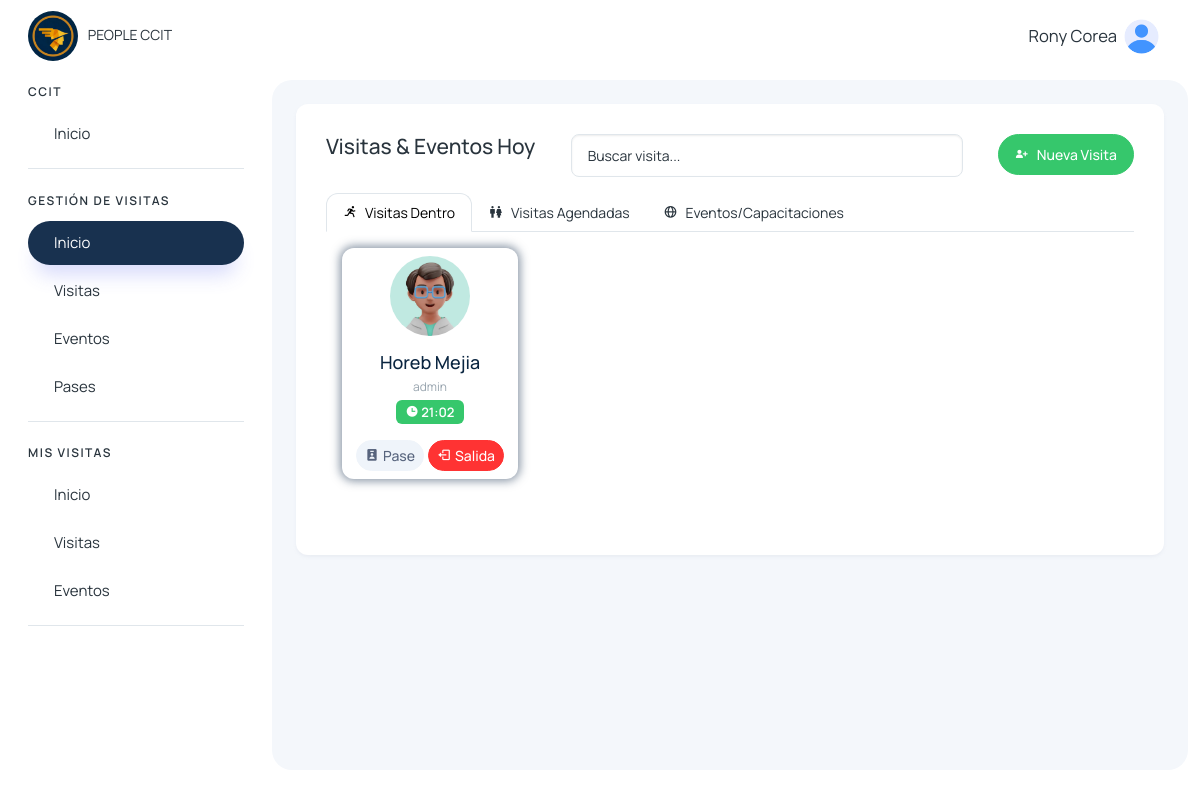
Page /visitas/hoy (signed in) on the committed database.
### visitantes/models.py (models this page shows, shortened)
class Visita(models.Model):
    cod_visita = models.CharField(max_length=50, unique=True)
    visitante = models.CharField(max_length=500)
    motivo = models.TextField()
    accion = models.TextField(null=True, blank=True)
    tipo = models.TextField()
    agendado_presente = models.CharField(max_length=500, null=True, blank=True)
    estado_visitante = models.CharField(max_length=500, null=True, blank=True)
    area_departamento = models.CharField(max_length=255)
    persona_visitada = models.CharField(max_length=255)
    fecha_visita = models.DateField()
    hora_ingreso = models.TimeField()
    hora_salida = models.TimeField(null=True, blank=True)
    usuario_registro = models.CharField(max_length=50)
    num_pase = models.CharField(max_length=50, null=True, blank=True)
    foto_documento_identificacion = models.ImageField(upload_to='visitantes/', blank=True, null=True)
    created_at = models.DateTimeField(auto_now_add=True)
    updated_at = models.DateTimeField(auto_now=True)

### visitantes/views.py (the view)
# urls.py: path('visitas/hoy', views.inicio_recepcion, name='inicio_recepcion'),
@login_required
def inicio_recepcion(request):
    today = timezone.localdate()
    visitas_dentro = Visita.objects.filter(estado_visitante='in').order_by('hora_ingreso')
    visitas_agendadas_hoy = Visita.objects.filter(
        Q(estado_visitante='agendado', agendado_presente='agendado'),
        fecha_visita=today
    ).order_by('fecha_visita', 'hora_ingreso')
    visitas_agendadas = Visita.objects.filter(
        Q(estado_visitante='agendado', agendado_presente='agendado'),
        fecha_visita__gt=today
    ).order_by('fecha_visita', 'hora_ingreso')
    visitantes_visita = VisitanesVisita.objects.all()
    pertenencias = PertenenciasVisitante.objects.all()
    pases = PaseAcceso.objects.all()
    today = timezone.localdate()
    eventos_hoy = EventoCapacitacion.objects.filter(fecha=today).order_by('fecha', 'hora_inicio')
    eventos_proximos = EventoCapacitacion.objects.filter(fecha__gt=today).order_by('fecha', 'hora_inicio')
    visitante_por_documento = {v.documento_identificacion: v.nombre for v in visitantes_visita}
    visitas_info = {}
    for visita in visitas_dentro:
        visitas_info[visita.cod_visita] = {
            'visita': visita,
            'visitantes': [v for v in visitantes_visita if v.cod_visita == visita.cod_visita],
            'pertenencias': [p for p in pertenencias if p.cod_visita == visita.cod_visita],
        }
    return render(request, 'visitantes/recepcion/principales/inicio.html', {
        'visitas_dentro': visitas_dentro,
        'visitas_agendadas': visitas_agendadas,
        'visitas_agendadas_hoy': visitas_agendadas_hoy,
        'visitantes_visita': visitantes_visita,
        'pertenencias': pertenencias,
        'visitas_info': visitas_info,
        'pases': pases,
        'eventos_hoy': eventos_hoy,
        'eventos_proximos': eventos_proximos,
        'visitante_por_documento': visitante_por_documento,
    })

### usuarios/templatetags/dict_extras.py (called while the page is built)
@register.filter
def dict_get(dictionary, key):
    return dictionary.get(key, '')

### visitantes/context_processors.py (called while the page is built)
def grupos_usuario(request):
    if request.user.is_authenticated:
        grupos = request.user.groups.all()
    else:
        grupos = []
    return {'user_grupos': grupos}

### templates/visitantes/recepcion/principales/inicio.html (shortened to what this page needs)
{% extends 'layout/layout.html' %}
{% block content %}
{% load static %}
{% load dict_extras %}
<div>
    <div class="mb-3 row d-flex justify-content-between">
        <div class="col-auto">
            <h4>Visitas & Eventos Hoy</h4>
        </div>
        <div class="col-6">
            <input type="search" class="form-control" name="busqueda" id="search_visita" placeholder="Buscar visita...">
        </div>
        <div class="col-auto">
            <a class="btn btn-success d-flex col-auto" href="{% url 'nueva-visita' %}">
                <span><i class='bx bxs-user-plus'></i></span>
                <span class="d-none d-md-block ms-2">Nueva Visita</span>
            </a>
        </div>
    </div>
    <ul class="nav nav-tabs" role="tablist">
        <li class="nav-item">
            <a class="nav-link d-flex active" data-bs-toggle="tab" href="#v_dentro" role="tab">
                <span><i class='bx bx-run'></i></span>
                <span class="d-none d-md-block ms-2">Visitas Dentro</span>
            </a>
        </li>
        <li class="nav-item">
            <a class="nav-link d-flex" data-bs-toggle="tab" href="#v_agendada" role="tab">
                <span><i class='bx bx-male-female'></i></span>
                <span class="d-none d-md-block ms-2">Visitas Agendadas</span>
            </a>
        </li>
        <li class="nav-item">
            <a class="nav-link d-flex" data-bs-toggle="tab" href="#eventos_capacitaciones" role="tab">
                <span><i class='bx bx-globe'></i></i> </span>
                <span class="d-none d-md-block ms-2">Eventos/Capacitaciones</span>
            </a>
        </li>
    </ul>
    <div class="tab-content">
        <div class="tab-pane active" id="v_dentro" role="tabpanel">
            <div class="row p-3">
                {% for visita in visitas_dentro %}
                <div class="col-12 col-sm-12 col-md-6 col-lg-3 col-xl-3">
                    <div class="card hover-img card-visita-dentro">
                        <div class="card-body p-2 text-center border-none">
                            <img src="{% static '/assets/images/profile/user-3.jpg' %}" alt="matdash-img" class="rounded-circle mb-3" width="80" height="80">
                            <h4 class="card-title mb-1">{{visita.visitante}}</h4>
                            <div class=" mb-1 row">
                                <span class="fs-2">{{visita.persona_visitada}}</span>
                            </div>
                            <span class="badge text-bg-success text-white"><i class='bx bxs-time' ></i> {{visita.hora_ingreso}}</span>
                        </div>
                        <ul class="px-2 py-2 list-unstyled d-flex align-items-center justify-content-center mb-0">
                            <button class="btn btn-light btn-sm text-secondary d-flex align-items-center justify-content-center text-center fs-3" data-bs-toggle="modal" data-bs-target="#cambiarPaseVisitante{{visita.id}}" style="margin-right: 4px;">
                                <i class='bx bxs-user-badge' style="margin-right: 4px;"></i> Pase
                            </button>
                            <button class="btn btn-danger btn-sm text-white d-flex align-items-center justify-content-center text-center fs-3" data-bs-toggle="modal" data-bs-target="#registrarSalidaVisitante{{visita.id}}">
                                <i class='bx bx-log-out' style="margin-right: 4px;"></i> Salida
                            </button>
                        </ul>
                    </div>
                </div>
                {% empty %}
                <div class="col-12 text-center text-secondary">
                    No hay visitas dentro
                </div>
                {% endfor %}
            </div>
        </div>
    </div>
</div>
{% endblock %}

### templates/layout/layout.html (shortened to what this page needs)
{% load static %}
<!DOCTYPE html>
<html lang="en">
<head>
    <link href='https://unpkg.com/boxicons@2.1.4/css/boxicons.min.css' rel='stylesheet'>
    <link rel="stylesheet" href="https://cdn.jsdelivr.net/npm/sweetalert2@11.4.4/dist/sweetalert2.min.css">
    <link rel="stylesheet" href="{% static '/assets/css/styles.min.css' %}" />
</head>
<body>
  <div class="page-wrapper" id="main-wrapper" data-layout="vertical" data-navbarbg="skin6" data-sidebartype="full"
  data-sidebar-position="fixed" data-header-position="fixed">
    <aside class="left-sidebar">
        <div>
            <div class="brand-logo d-flex align-items-center justify-content-between">
                <a href="{% url 'inicio_recepcion' %}" class="text-nowrap logo-img">
                    <img class="rounded-circle" width="50" src="{% static '/img/logo.png' %}" alt="logo" style="margin-right: 7px" />
                    PEOPLE CCIT
                </a>
            </div>
            <nav class="sidebar-nav scroll-sidebar" data-simplebar="">
                <ul id="sidebarnav">
                    <li class="nav-small-cap">
                        <span class="hide-menu">CCIT</span>
                    </li>
                    <li class="sidebar-item">
                        <a class="sidebar-link" href="{% url 'home' %}" aria-expanded="false">
                            <span class="hide-menu">Inicio</span>
                        </a>
                    </li>
                    {% for grupo in user_grupos %}
                        {% if grupo.name == "visitas_recepcion_group" or grupo.name == "admin_group" or grupo.name == 'super_admin' %}
                            <li class="nav-small-cap">
                                <span class="hide-menu">GESTIÓN DE VISITAS</span>
                            </li>
                            <li class="sidebar-item">
                                <a class="sidebar-link" href="{% url 'inicio_recepcion' %}" aria-expanded="false">
                                    <span class="hide-menu">Inicio</span>
                                </a>
                            </li>
                            <li class="sidebar-item">
                                <a class="sidebar-link" href="{% url 'visitas_recepcion' %}" aria-expanded="false">
                                    <span class="hide-menu">Visitas</span>
                                </a>
                            </li>
                            <li class="sidebar-item">
                                <a class="sidebar-link" href="{% url 'eventos_capacitaciones' %}" aria-expanded="false">
                                    <span class="hide-menu">Eventos</span>
                                </a>
                            </li>
                            <li class="sidebar-item">
                                <a class="sidebar-link" href="{% url 'pases_recepcion' %}" aria-expanded="false">
                                    <span class="hide-menu">Pases</span>
                                </a>
                            </li>
                        {% endif %}
                    {% endfor %}
                    {% for grupo in user_grupos %}
                        {% if grupo.name == "visitas_colaborador_group" or grupo.name == 'visitas_it_group' %}
                            <li class="nav-small-cap">
                                <span class="hide-menu">MIS VISITAS</span>
                            </li>
                            <li class="sidebar-item">
                                <a class="sidebar-link" href="{% url 'colaboradores_home' %}" aria-expanded="false">
                                    <span class="hide-menu">Inicio</span>
                                </a>
                            </li>
                            <li class="sidebar-item">
                                <a class="sidebar-link" href="{% url 'visitas_colaborador' %}" aria-expanded="false">
                                    <span class="hide-menu">Visitas</span>
                                </a>
                            </li>
                            <li class="sidebar-item">
                                <a class="sidebar-link" href="{% url 'eventos_capacitaciones_colaborador' %}" aria-expanded="false">
                                    <span class="hide-menu">Eventos</span>
                                </a>
                            </li>
                        {% endif %}
                    {% endfor %}
                </ul>
            </nav>
        </div>
    </aside>
  <div class="body-wrapper">
    <header class="app-header">
        <nav class="navbar navbar-expand-lg navbar-light">
            <div class="navbar-collapse justify-content-end px-0" id="navbarNav">
                <ul class="navbar-nav flex-row ms-auto align-items-center justify-content-end">
                    <li class="nav-item dropdown">
                        <a class="nav-link " href="javascript:void(0)" id="drop2" data-bs-toggle="dropdown"
                            aria-expanded="false">
                            <small style="font-size: smaller; margin-right: 7px;">
                                {{request.user.first_name}} {{request.user.last_name}}
                            </small>
                            <img src="{% static '/img/home/user.png' %}" alt="" width="35" height="35" class="rounded-circle">
                        </a>
                    </li>
                </ul>
            </div>
        </nav>
    </header>
            <div class="body-wrapper-inner">
                <div class="container-fluid">
                    <div class="card">
                        <div class="card-body">
                            {% block content %} {% endblock %}
                        </div>
                    </div>
                </div>
            </div>
        </div>
    </div>
</body>
</html>

### templates/layout/layout.html (style rules this page uses)
.btn { border-radius: 25px; }
.sidebar-nav ul .sidebar-item.selected>.sidebar-link.active, .sidebar-nav ul .sidebar-item.selected>.sidebar-link, .sidebar-nav ul .sidebar-item>.sidebar-link.active { border-radius: 25px; }
.body-wrapper .container-fluid { max-width: 1500px; }

### templates/visitantes/recepcion/principales/inicio.html (style rules this page uses)
.card-visita-dentro { box-shadow: 0px 0px 10px 2px #18314f86; }

### rows in the picture
Visita: visitante "Horeb Mejia", persona_visitada "admin", hora_ingreso "21:02"

### other values in the picture
{{ request.user.first_name }} "Rony"
{{ request.user.last_name }} "Corea"
